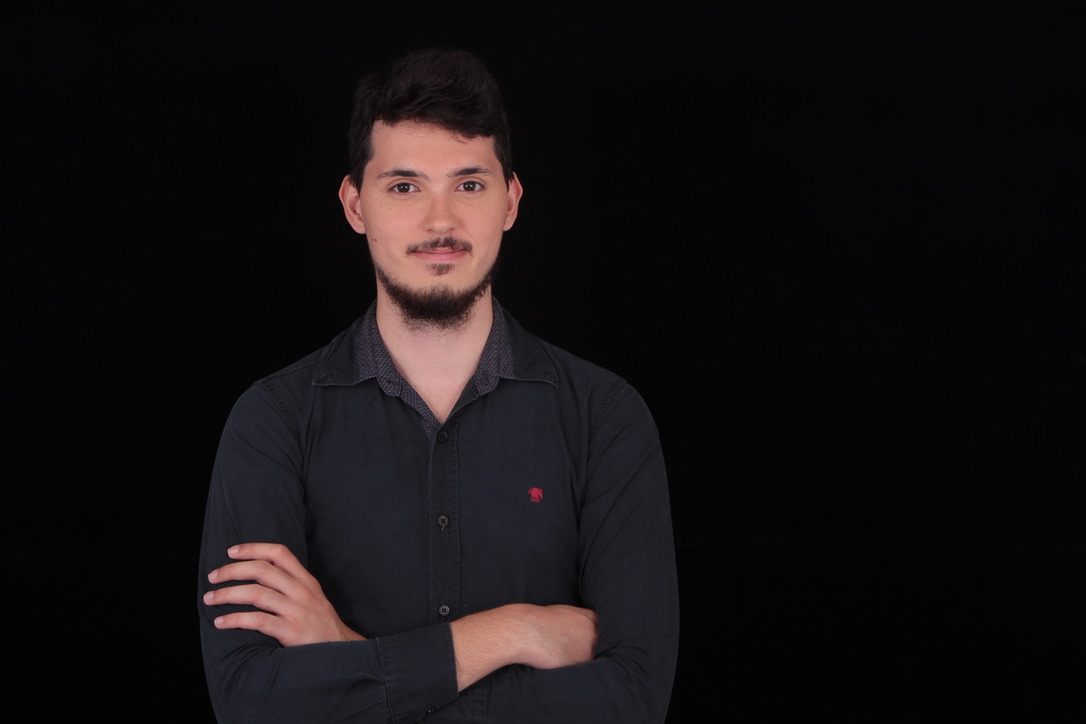
//> input picture BMOOpenCV-04/Images/Me.jpeg, 1086 x 724 px
$ ./main   (built with g++ and OpenCV 4)
//> lines starting //> are read from the running program, lines starting //| are printed output that depends on the picture
//
//  main.cpp
//  BMOOpenCV-04
//
//  Created by Breno Medeiros on 28/03/20.
//  Copyright © 2020 ProgramasBMO. All rights reserved.
//

#include <opencv2/opencv.hpp>
#include "stdint.h"

using namespace cv;
using namespace std;

int main(int argc, const char * argv[]) {
    // insert code here...
    String caminho = "/Users/brenomedeiros/Documents/ProgramasBMO/Cpp/BMOOpenCV-04/BMOOpenCV-04/";
    String caminhoImagens = "/Users/brenomedeiros/Documents/ProgramasBMO/Cpp/BMOOpenCV-04/BMOOpenCV-04/Images/";

    Mat original = imread(caminhoImagens+"Me.jpeg", CV_LOAD_IMAGE_COLOR);
//> original is the input picture: 724 rows x 1086 cols, CV_8UC3; mean B, G, R 18.1, 17.3, 21.2
    Mat cinzaEscuro = imread(caminhoImagens+"Me.jpeg", CV_LOAD_IMAGE_GRAYSCALE);
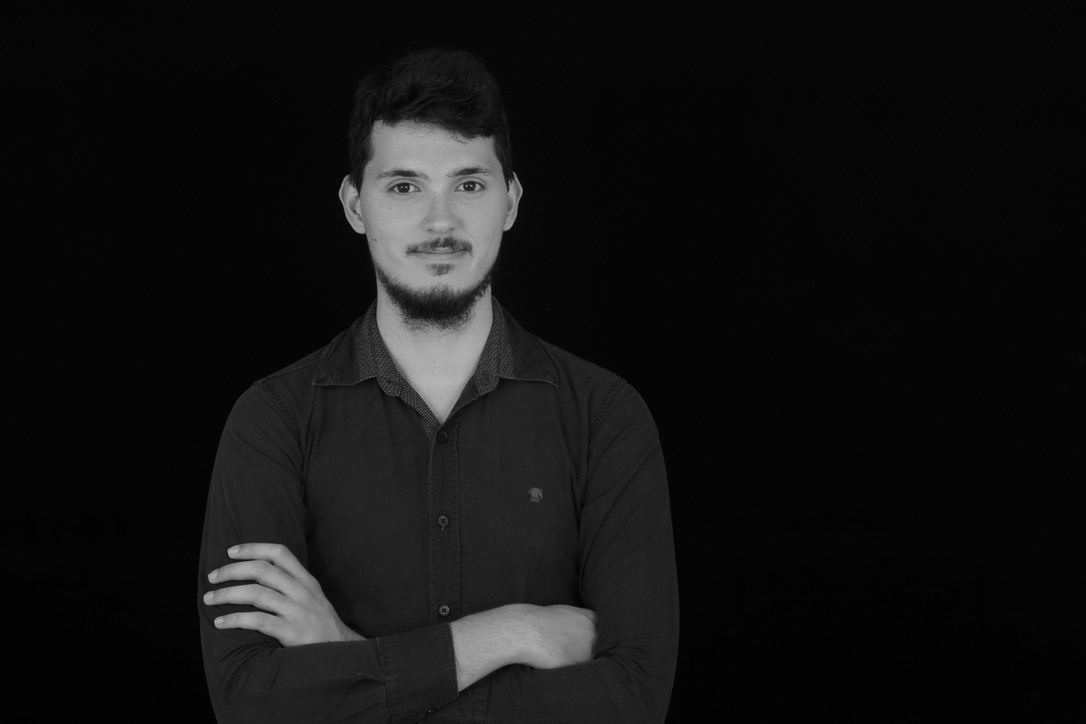
//> cinzaEscuro: 724 rows x 1086 cols, CV_8UC1; min 0, max 183, mean 18.6
    Mat coloridoEscuro = imread(caminhoImagens+"Me.jpeg", CV_LOAD_IMAGE_COLOR);

    for (int linha=0; linha<coloridoEscuro.rows; linha++) {
        for (int coluna=0; coluna<coloridoEscuro.cols; coluna++) {
            cinzaEscuro.at<uint8_t>(linha, coluna) = cinzaEscuro.at<uint8_t>(linha,coluna) * 0.5f; //Azul
            cinzaEscuro.at<uint8_t>(linha, coluna) = cinzaEscuro.at<uint8_t>(linha,coluna) * 0.5f; //Verde
            coloridoEscuro.at<cv::Vec3b>(linha, coluna)[0] = coloridoEscuro.at<cv::Vec3b>(linha,coluna)[0] * 0.5f; //Azul
            coloridoEscuro.at<cv::Vec3b>(linha, coluna)[1] = coloridoEscuro.at<cv::Vec3b>(linha,coluna)[1] * 0.5f; //Verde
            coloridoEscuro.at<cv::Vec3b>(linha, coluna)[2] = coloridoEscuro.at<cv::Vec3b>(linha,coluna)[2] * 0.5f; //Vermelho
        }
    }
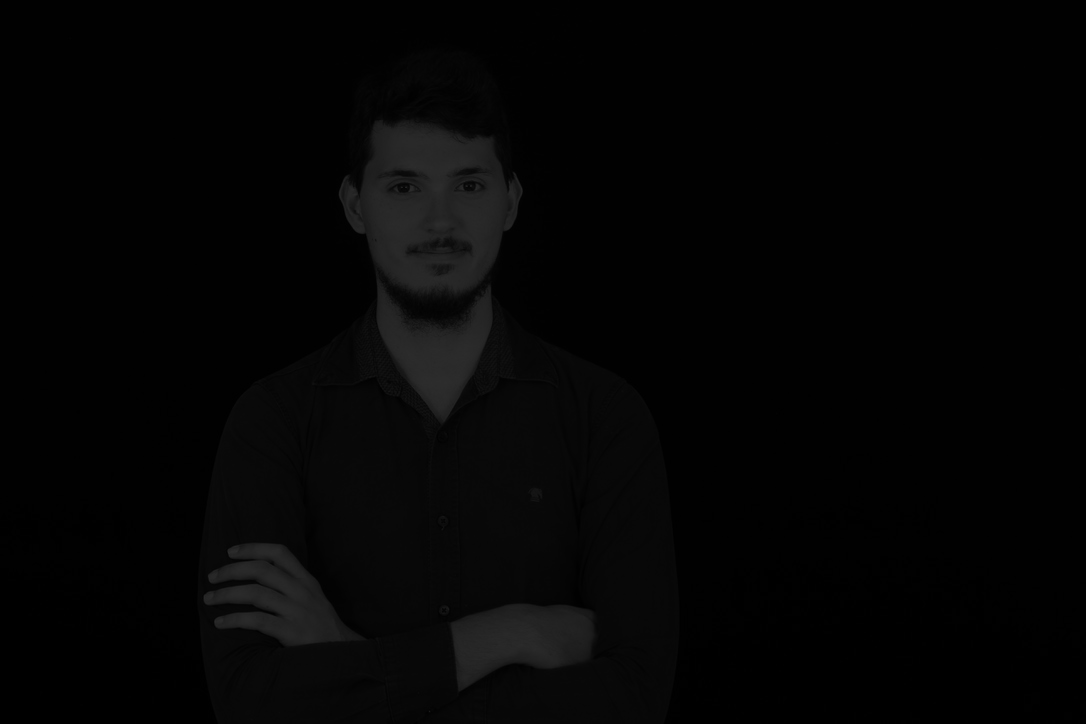
//> cinzaEscuro: 724 rows x 1086 cols, CV_8UC1; min 0, max 45, mean 4.3
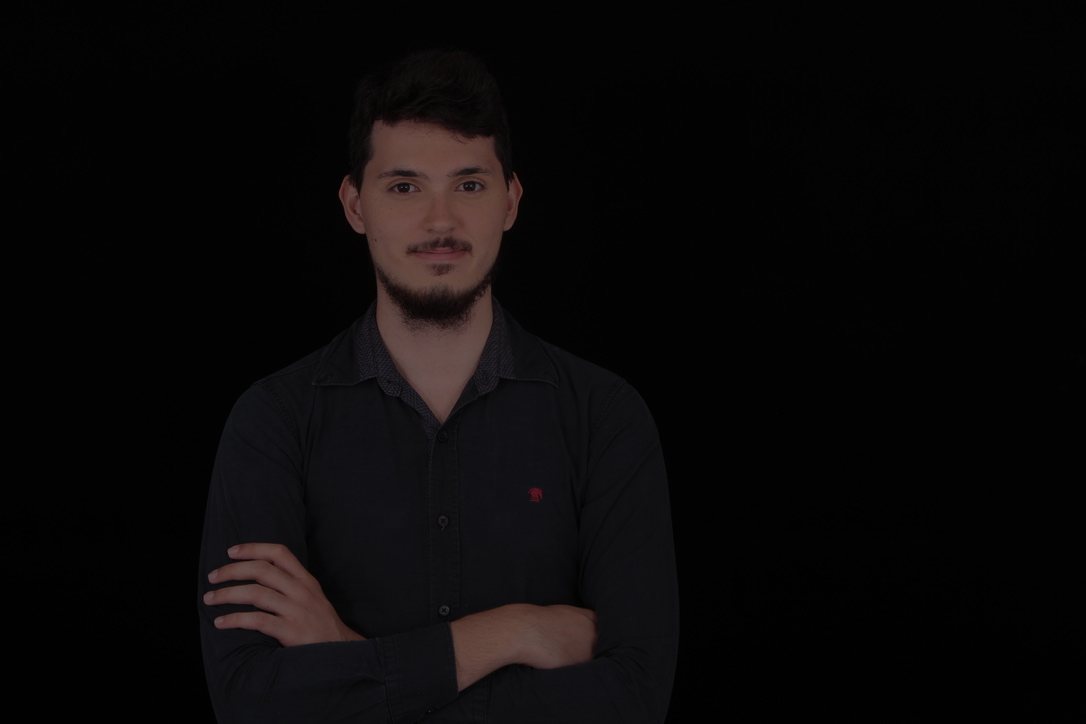
//> coloridoEscuro: 724 rows x 1086 cols, CV_8UC3; mean B, G, R 8.8, 8.4, 10.3

    imshow("Original", original);
    imshow("Cinza Escuro", cinzaEscuro);
    imshow("Colorido Escuro", coloridoEscuro);

    waitKey();

    return 0;
}
